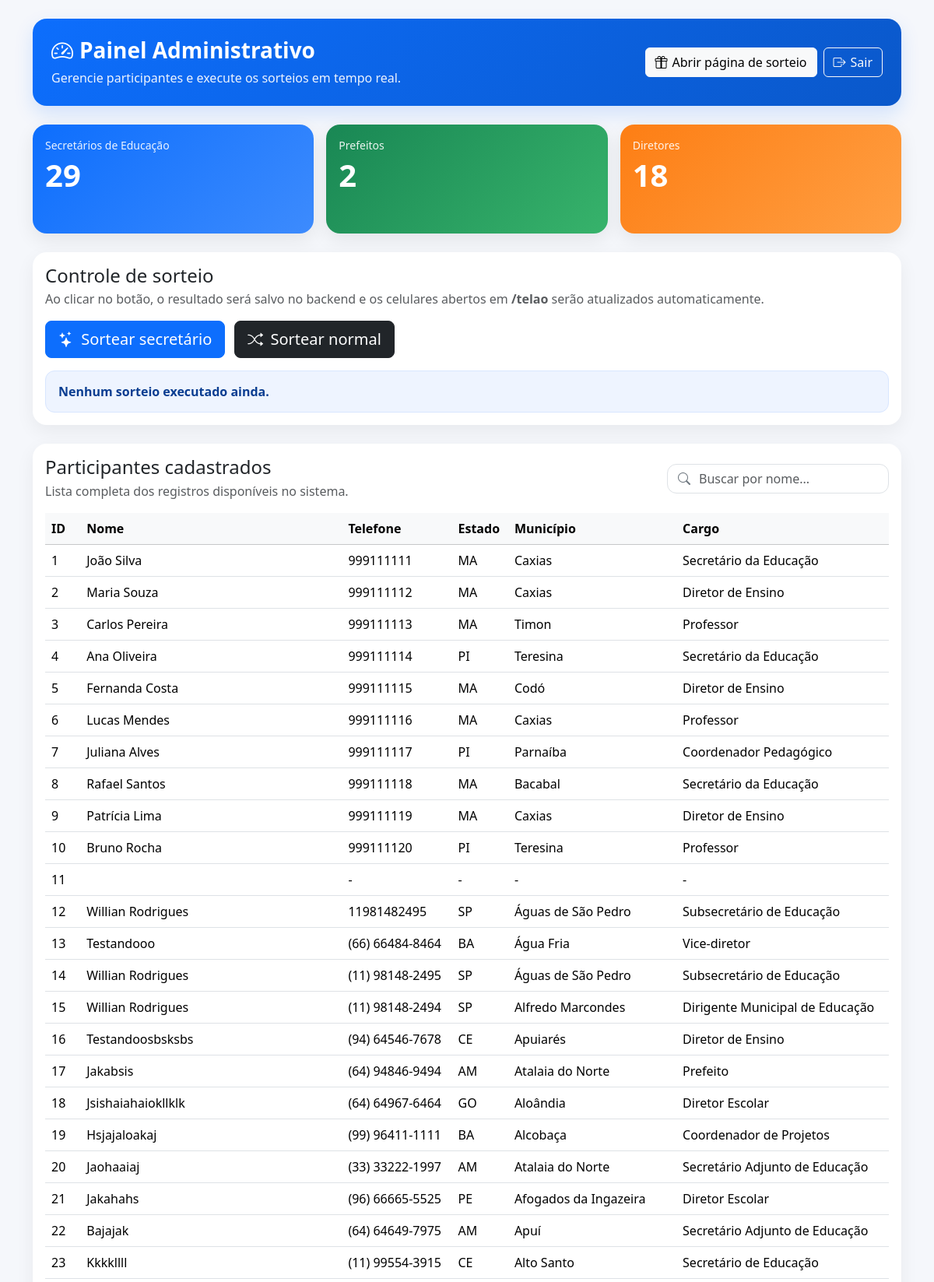
The page /admin (signed in, upper part) on the database its author committed.
### tables this page shows
CREATE TABLE sorteio(
            id INTEGER PRIMARY KEY AUTOINCREMENT,
            nome TEXT NOT NULL,
            estado TEXT NOT NULL,
            municipio TEXT NOT NULL,
            cargo TEXT NOT NULL,
            telefone TEXT NOT NULL UNIQUE,
            criado DATETIME DEFAULT CURRENT_TIMESTAMP
            , sorteado BOOLEAN DEFAULT FALSE, id_sorteio INT DEFAULT 1);

### app.py (the view)
@app.route("/admin")
@login_required
def admin():
    create_table_sorteio()
    conn = connect_data()
    conn.row_factory = sqlite3.Row
    cursor = conn.cursor()
    cursor.execute("""
        SELECT id, nome, telefone, estado, municipio, cargo
        FROM sorteio
        ORDER BY id
    """)
    participantes = cursor.fetchall()
    secretarios_educacao = cursor.execute("""
        SELECT COUNT(*) FROM sorteio
        WHERE LOWER(cargo) LIKE '%secretário de educação%'
           OR LOWER(cargo) LIKE '%secretario de educacao%'
    """).fetchone()[0]
    prefeitos = cursor.execute("""
        SELECT COUNT(*) FROM sorteio
        WHERE LOWER(cargo) LIKE '%prefeito%'
    """).fetchone()[0]
    diretores = cursor.execute("""
        SELECT COUNT(*) FROM sorteio
        WHERE LOWER(cargo) LIKE '%diretor%'
    """).fetchone()[0]
    conn.close()
    return render_template(
        "admin.html",
        participantes=participantes,
        secretarios_educacao=secretarios_educacao,
        prefeitos=prefeitos,
        diretores=diretores
    )

### app.py (called while the page is built)
def connect_data():
    conn = sqlite3.connect(DB_FILE, timeout=30)
    conn.row_factory = sqlite3.Row
    return conn

def create_table_sorteio():
    conn = connect_data()
    cursor = conn.cursor()
    cursor.execute("""
        CREATE TABLE IF NOT EXISTS sorteio (
            id INTEGER PRIMARY KEY AUTOINCREMENT,
            nome TEXT NOT NULL,
            telefone TEXT NOT NULL UNIQUE,
            estado TEXT NOT NULL,
            municipio TEXT NOT NULL,
            cargo TEXT NOT NULL,
            criado DATETIME DEFAULT CURRENT_TIMESTAMP
        )
    """)
    conn.commit()
    conn.close()

def login_required(f):
    @wraps(f)
    def decorated_function(*args, **kwargs):
        if 'user_id' not in session:
            flash("Faça login para acessar esta página.")
            return redirect(url_for("login"))
        return f(*args, **kwargs)
    return decorated_function

### templates/admin.html (shortened to what this page needs)
<!DOCTYPE html>
<html lang="pt-BR">
<head>
    <link href="https://cdn.jsdelivr.net/npm/bootstrap@5.3.3/dist/css/bootstrap.min.css" rel="stylesheet">
    <link href="https://cdn.jsdelivr.net/npm/bootstrap-icons@1.11.3/font/bootstrap-icons.css" rel="stylesheet">
</head>
<body>
<div class="container py-4">
    <div class="topbar d-flex flex-column flex-md-row justify-content-between align-items-md-center gap-3">
        <div>
            <h1><i class="bi bi-speedometer2 me-2"></i>Painel Administrativo</h1>
            <p>Gerencie participantes e execute os sorteios em tempo real.</p>
        </div>
        <div class="d-flex gap-2 flex-wrap">
            <a href="{{ url_for('pagina_sorteio') }}" class="btn btn-light btn-action">
                <i class="bi bi-gift"></i>
                Abrir página de sorteio
            </a>
            <a href="{{ url_for('logout') }}" class="btn btn-outline-light btn-action">
                <i class="bi bi-box-arrow-right"></i>
                Sair
            </a>
        </div>
    </div>
    <div class="row g-3 mb-4">
        <div class="col-md-4">
            <div class="card stat-card bg-stat-1">
                <div class="card-body">
                    <div class="label">Secretários de Educação</div>
                    <div class="value">{{ secretarios_educacao }}</div>
                </div>
            </div>
        </div>
        <div class="col-md-4">
            <div class="card stat-card bg-stat-2">
                <div class="card-body">
                    <div class="label">Prefeitos</div>
                    <div class="value">{{ prefeitos }}</div>
                </div>
            </div>
        </div>
        <div class="col-md-4">
            <div class="card stat-card bg-stat-3">
                <div class="card-body">
                    <div class="label">Diretores</div>
                    <div class="value">{{ diretores }}</div>
                </div>
            </div>
        </div>
    </div>
    <div class="card card-soft mb-4">
        <div class="card-body">
            <div class="d-flex flex-column flex-lg-row justify-content-between align-items-lg-center gap-3 mb-3">
                <div>
                    <h4 class="mb-1">Controle de sorteio</h4>
                    <p class="text-muted mb-0">Ao clicar no botão, o resultado será salvo no backend e os celulares abertos em <strong>/telao</strong> serão atualizados automaticamente.</p>
                </div>
            </div>
            <div class="sort-box">
                <button type="button" class="btn btn-primary btn-lg" onclick="sortearSecretario()">
                    <i class="bi bi-stars me-1"></i>
                    Sortear secretário
                </button>
                <button type="button" class="btn btn-dark btn-lg" onclick="sortearNormal()">
                    <i class="bi bi-shuffle me-1"></i>
                    Sortear normal
                </button>
            </div>
            <div class="result-box mt-3" id="resultado">
                Nenhum sorteio executado ainda.
            </div>
        </div>
    </div>
    <div class="card card-soft">
        <div class="card-body">
            <div class="d-flex flex-column flex-lg-row justify-content-between align-items-lg-center gap-3 mb-3">
                <div>
                    <h4 class="mb-1">Participantes cadastrados</h4>
                    <p class="text-muted mb-0">Lista completa dos registros disponíveis no sistema.</p>
                </div>
                <div class="search-wrap" style="min-width: 280px;">
                    <i class="bi bi-search"></i>
                    <input type="text" id="search" class="form-control" placeholder="Buscar por nome...">
                </div>
            </div>
            <div class="table-responsive">
                <table class="table table-hover align-middle" id="tabela-participantes">
                    <thead class="table-light">
                        <tr>
                            <th>ID</th>
                            <th>Nome</th>
                            <th>Telefone</th>
                            <th>Estado</th>
                            <th>Município</th>
                            <th>Cargo</th>                        </tr>
                    </thead>
                    <tbody>
    {% for p in participantes %}
    <tr>
        <td>{{ p["id"] }}</td>
        <td>{{ p["nome"] }}</td>
        <td>{{ p["telefone"] or "-" }}</td>
        <td>{{ p["estado"] or "-" }}</td>
        <td>{{ p["municipio"] or "-" }}</td>
        <td>{{ p["cargo"] or "-" }}</td>
    </tr>
    {% endfor %}
</tbody>
                </table>
            </div>
        </div>
    </div>
</div>
</body>
</html>

### templates/admin.html (style rules this page uses)
body { background: #f5f7fb; }
.topbar { background: linear-gradient(135deg, #0d6efd, #0a58ca); color: white; border-radius: 18px; padding: 24px; margin-bottom: 24px; box-shadow: 0 10px 25px rgba(13, 110, 253, 0.15); }
.topbar h1 { margin: 0; font-size: 28px; font-weight: 700; }
.topbar p { margin: 6px 0 0 0; opacity: 0.92; }
.card-soft { border: none; border-radius: 18px; box-shadow: 0 8px 24px rgba(0, 0, 0, 0.06); }
.stat-card { border: none; border-radius: 18px; color: white; min-height: 140px; box-shadow: 0 8px 24px rgba(0, 0, 0, 0.08); }
.stat-card .label { font-size: 14px; opacity: 0.9; }
.stat-card .value { font-size: 40px; font-weight: 800; line-height: 1; margin-top: 8px; }
.bg-stat-1 { background: linear-gradient(135deg, #0d6efd, #3d8bfd); }
.bg-stat-2 { background: linear-gradient(135deg, #198754, #37b36b); }
.bg-stat-3 { background: linear-gradient(135deg, #fd7e14, #ff9f43); }
.sort-box { display: flex; gap: 12px; flex-wrap: wrap; }
.result-box { min-height: 48px; padding: 14px 16px; border-radius: 12px; background: #eef4ff; border: 1px solid #d8e6ff; color: #0a3d91; font-weight: 600; }
.table thead th { white-space: nowrap; }
.btn-action { display: inline-flex; align-items: center; gap: 6px; }
.search-wrap { position: relative; }
.search-wrap i { position: absolute; left: 14px; top: 50%; transform: translateY(-50%); color: #6c757d; }
.search-wrap input { padding-left: 40px; border-radius: 12px; }

### rows shown on the page
sorteio: id "1", nome "João Silva", telefone "999111111", estado "MA", municipio "Caxias", cargo "Secretário da Educação"
sorteio: id "2", nome "Maria Souza", telefone "999111112", estado "MA", municipio "Caxias", cargo "Diretor de Ensino"
sorteio: id "3", nome "Carlos Pereira", telefone "999111113", estado "MA", municipio "Timon", cargo "Professor"
sorteio: id "4", nome "Ana Oliveira", telefone "999111114", estado "PI", municipio "Teresina", cargo "Secretário da Educação"
sorteio: id "5", nome "Fernanda Costa", telefone "999111115", estado "MA", municipio "Codó", cargo "Diretor de Ensino"
sorteio: id "6", nome "Lucas Mendes", telefone "999111116", estado "MA", municipio "Caxias", cargo "Professor"
sorteio: id "7", nome "Juliana Alves", telefone "999111117", estado "PI", municipio "Parnaíba", cargo "Coordenador Pedagógico"
sorteio: id "8", nome "Rafael Santos", telefone "999111118", estado "MA", municipio "Bacabal", cargo "Secretário da Educação"
sorteio: id "9", nome "Patrícia Lima", telefone "999111119", estado "MA", municipio "Caxias", cargo "Diretor de Ensino"
sorteio: id "10", nome "Bruno Rocha", telefone "999111120", estado "PI", municipio "Teresina", cargo "Professor"
sorteio: id "11", telefone "-", estado "-", municipio "-", cargo "-"
sorteio: id "12", nome "Willian Rodrigues", telefone "11981482495", estado "SP", municipio "Águas de São Pedro", cargo "Subsecretário de Educação"
sorteio: id "13", nome "Testandooo", telefone "(66) 66484-8464", estado "BA", municipio "Água Fria", cargo "Vice-diretor"
sorteio: id "14", nome "Willian Rodrigues", telefone "(11) 98148-2495", estado "SP", municipio "Águas de São Pedro", cargo "Subsecretário de Educação"
sorteio: id "15", nome "Willian Rodrigues", telefone "(11) 98148-2494", estado "SP", municipio "Alfredo Marcondes", cargo "Dirigente Municipal de Educação"
sorteio: id "16", nome "Testandoosbsksbs", telefone "(94) 64546-7678", estado "CE", municipio "Apuiarés", cargo "Diretor de Ensino"
sorteio: id "17", nome "Jakabsis", telefone "(64) 94846-9494", estado "AM", municipio "Atalaia do Norte", cargo "Prefeito"
sorteio: id "18", nome "Jsishaiahaiokllklk", telefone "(64) 64967-6464", estado "GO", municipio "Aloândia", cargo "Diretor Escolar"
sorteio: id "19", nome "Hsjajaloakaj", telefone "(99) 96411-1111", estado "BA", municipio "Alcobaça", cargo "Coordenador de Projetos"
sorteio: id "20", nome "Jaohaaiaj", telefone "(33) 33222-1997", estado "AM", municipio "Atalaia do Norte", cargo "Secretário Adjunto de Educação"
sorteio: id "21", nome "Jakahahs", telefone "(96) 66665-5525", estado "PE", municipio "Afogados da Ingazeira", cargo "Diretor Escolar"
sorteio: id "22", nome "Bajajak", telefone "(64) 64649-7975", estado "AM", municipio "Apuí", cargo "Secretário Adjunto de Educação"
sorteio: id "23", nome "Kkkkllll", telefone "(11) 99554-3915", estado "CE", municipio "Alto Santo", cargo "Secretário de Educação"

### other values the page prints
{{ secretarios_educacao }} "29"
{{ prefeitos }} "2"
{{ diretores }} "18"
